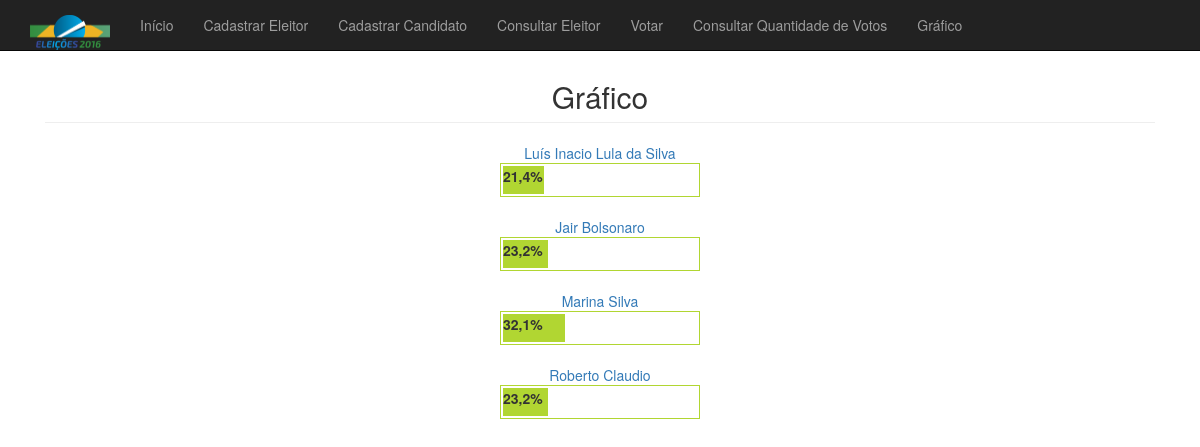
/grafico.php, run on the app's committed database.
### tables this page shows
CREATE TABLE `votos` (
  `id_voto` int(3) NOT NULL,
  `id_candidato` int(3) NOT NULL,
  `qtd_votos` int(5) NOT NULL
);

CREATE TABLE `candidato` (
  `id_candidato` int(3) NOT NULL,
  `nome` varchar(100) NOT NULL,
  `partido` varchar(100) NOT NULL,
  `cpf` varchar(15) NOT NULL,
  `dt_nasc` date NOT NULL,
  `cargo` varchar(100) NOT NULL
);

### grafico.php (the view, shortened to what this page needs)
<!DOCTYPE html>
<html>
<head>
	</head>
<body>
<?php
include ("menu.php");
include ("conexao.php");
?>
<div class="container">
<br><br>
<div class="col-lg-12">
            <h2 class="page-header" align="center">Gráfico</h2>
            </div>
<?php
 $seleciona=mysqli_query($conexao,"SELECT c.*, v.* from candidato as c, votos as v where c.id_candidato = v.id_candidato");
 $somo = mysqli_query($conexao,"SELECT sum(qtd_votos) from votos");
     while ($array=mysqli_fetch_array($somo)) {
     	$soma = $array['sum(qtd_votos)'];
     	while($linha = mysqli_fetch_array($seleciona)){
     		$parte = $linha['qtd_votos'];
     		$calculo = ($parte * 100)/$soma;
   ?>
   <div align="center">
<a href="#" data-toggle="tooltip" data-placement="top" title="<?php echo $linha['partido']; ?>"><?php echo "<br>".$linha['nome']; ?></a>
<div class="grafico" align="left">
<strong style="width: <?php echo (int)$calculo; ?>%" class="barra"><?php echo number_format($calculo, 1, ",", "."); ?>%</strong>
</div>
</div>
   <?php
     	}
     }
 ?>
</body>
</html>

### menu.php (shortened to what this page needs)
<link rel="stylesheet" href="css/bootstrap.css">
<nav class="navbar navbar-inverse navbar-fixed-top" role="navigation">
        <div class="container">
            <div class="navbar-header">
                <a class="navbar-brand"><img class="img-responsive" src="img/eleicao.png" width="80px"></a>
            </div>
            <div class="collapse navbar-collapse" id="bs-example-navbar-collapse-1">
                <ul class="nav navbar-nav navbar-center">
                    <li>
                        <a href="Index.php"> Início</a>
                    </li>
                    <li>
                        <a href="cadastrar_eleitor.php"> Cadastrar Eleitor</a>
                    </li>
                    <li>
                        <a href="cadastrar_candidato.php"> Cadastrar Candidato</a>
                    </li>
                     <li>
                        <a href="consultar_eleitor.php"> Consultar Eleitor</a>
                    </li>
                    <li>
                        <a href="voto.php"> Votar</a>
                    </li>
                    <li>
                        <a href="qtd_votos.php"> Consultar Quantidade de Votos</a>
                    </li>
                     <li>
                        <a href="grafico.php"> Gráfico</a>
                    </li>
                </ul>
            </div>
        </div>
    </nav>

### grafico.php (style rules this page uses)
.grafico { position: relative; width: 200px; border: 1px solid #B1D632; padding: 2px; }
.grafico .barra { display: block; position: relative; background: #B1D632; text-align: left; color: #333; height: 2em; }

### data on the page
votos: id_candidato.nome "Luís Inacio Lula da Silva", $calculo 21 (drawn), calculo "21,4"
votos: id_candidato.nome "Jair Bolsonaro", $calculo 23 (drawn), calculo "23,2"
votos: id_candidato.nome "Marina Silva", $calculo 32 (drawn), calculo "32,1"
votos: id_candidato.nome "Roberto Claudio", $calculo 23 (drawn), calculo "23,2"
